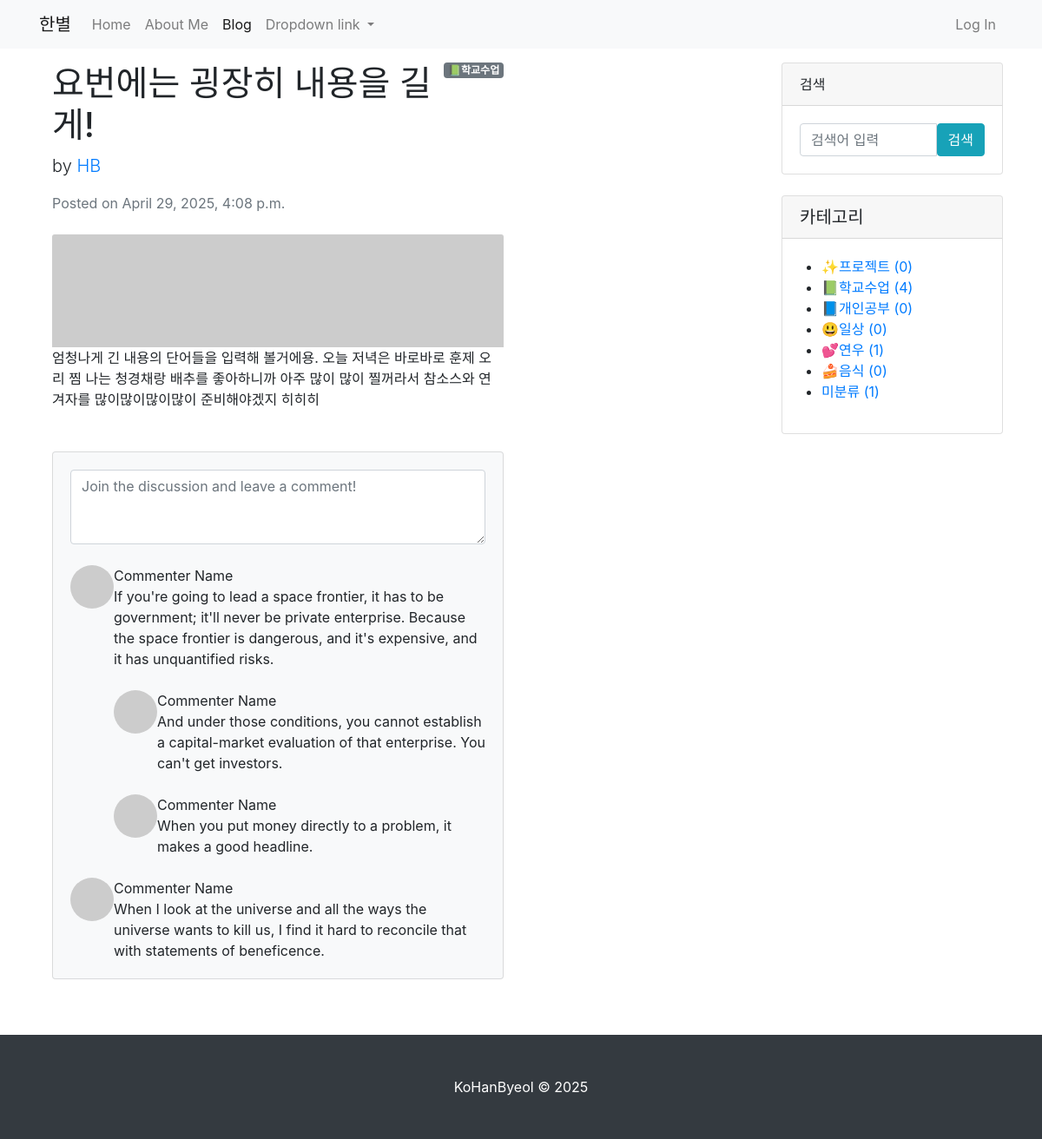
The app's page /blog/4/ with its own data.
### blog/models.py (models this page shows, shortened)
class Post(models.Model):
    title = models.CharField(max_length=30)
    hook_text = models.CharField(max_length=100, blank=True)
    content = models.TextField()
    head_image = models.ImageField(upload_to='blog/images/%Y/%m/%d/', blank=True)
    file_upload = models.FileField(upload_to='blog/files/%Y/%m/%d', blank=True)
    created_at = models.DateTimeField(auto_now_add=True)
    updated_at = models.DateTimeField(auto_now=True)
    author = models.ForeignKey(User, null=True, on_delete=models.SET_NULL)
    category= models.ForeignKey(Category, null=True, blank=True, on_delete=models.SET_NULL)

class Category(models.Model):
    name = models.CharField(max_length=50, unique=True)
    slug = models.SlugField(max_length=200, unique=True, allow_unicode=True)
    def __str__(self):
        return self.name
    def get_absolute_url(self) :
        return f'/blog/category/{self.slug}'
    class Meta:
        verbose_name_plural = 'Categories'

### blog/views.py (the view)
# urls.py: path('<int:pk>/', views.PostDetail.as_view()),
class PostDetail(DetailView) :
    model = Post
    template_name = 'blog/post_detail.html'
    def get_context_data(self, **kwargs):
        context = super(PostDetail, self).get_context_data()
        context['categories'] = Category.objects.all()
        context['no_category_post_count'] = Post.objects.filter(category=None).count()
        return context

### blog/templates/blog/post_detail.html (shortened to what this page needs)
{% extends 'blog/base.html' %}
{% block main_area %}
    <div class="col-lg-8" >
        <div id="post-area">
            {% if post.category %}
                <span class="badge badge-secondary float-right">{{post.category}}</span>
            {% else %}
                <span class="badge badge-secondary float-right">미분류</span>
            {% endif %}
            <article>
                <header class="mb-4">
                    <h1 class="fw-bolder mb-1">{{ post.title }}</h1>
                    <p class = "lead">
                        by
                        <a href="#">{{post.author | upper}}</a>
                    </p>
                    <div class="text-muted fst-italic mb-2">Posted on {{ post.created_at }}</div>
                </header>
                {% if post.head_image %}
                <a href="#!"><img class="card-img-top" src="{{ post.head_image.url }}" alt="{{ post }} head image" /></a>
                {% else %}
                <a href="#!"><img class="card-img-top" src="https://picsum.photos/seed/{{ post.id }}/800/200" alt="random_image" /></a>
                {% endif %}
                <section class="mb-5">
                    <p class="fs-5 mb-4">{{ post.content }}</p>
                    </section>
            </article>
        </div>
        <div id="comment-area">
            <section class="mb-5">
                <div class="card bg-light">
                    <div class="card-body">
                        <form class="mb-4"><textarea class="form-control" rows="3" placeholder="Join the discussion and leave a comment!"></textarea></form>
                        <div class="d-flex mb-4">
                            <div class="flex-shrink-0"><img class="rounded-circle" src="https://dummyimage.com/50x50/ced4da/6c757d.jpg" alt="..." /></div>
                            <div class="ms-3">
                                <div class="fw-bold">Commenter Name</div>
                                If you're going to lead a space frontier, it has to be government; it'll never be private enterprise. Because the space frontier is dangerous, and it's expensive, and it has unquantified risks.
                                <div class="d-flex mt-4">
                                    <div class="flex-shrink-0"><img class="rounded-circle" src="https://dummyimage.com/50x50/ced4da/6c757d.jpg" alt="..." /></div>
                                    <div class="ms-3">
                                        <div class="fw-bold">Commenter Name</div>
                                        And under those conditions, you cannot establish a capital-market evaluation of that enterprise. You can't get investors.
                                    </div>
                                </div>
                                <div class="d-flex mt-4">
                                    <div class="flex-shrink-0"><img class="rounded-circle" src="https://dummyimage.com/50x50/ced4da/6c757d.jpg" alt="..." /></div>
                                    <div class="ms-3">
                                        <div class="fw-bold">Commenter Name</div>
                                        When you put money directly to a problem, it makes a good headline.
                                    </div>
                                </div>
                            </div>
                        </div>
                        <div class="d-flex">
                            <div class="flex-shrink-0"><img class="rounded-circle" src="https://dummyimage.com/50x50/ced4da/6c757d.jpg" alt="..." /></div>
                            <div class="ms-3">
                                <div class="fw-bold">Commenter Name</div>
                                When I look at the universe and all the ways the universe wants to kill us, I find it hard to reconcile that with statements of beneficence.
                            </div>
                        </div>
                    </div>
                </div>
            </section>
        </div>
    </div>
{% endblock %}

### blog/templates/blog/base.html (shortened to what this page needs)
<!DOCTYPE html>
{% load static %}
<html lang="ko">
<head>
    <link rel="stylesheet" href="{% static 'blog/bootstrap/bootstrap.min.css' %}" media="screen">
</head>
<body>
    {% include 'blog/navbar.html' %}
    <div class="container my-3">
        <div class="row">
            <div class="col-md-8 col-lg-9" id="main-area">
                {% block main_area %}
                {% endblock %}
            </div>
            <div class="col-md-4 col-lg-3">
                 <div class="card mb-4">
                    <div class="card-header">검색</div>
                    <div class="card-body">
                        <div class="input-group">
                            <input class="form-control" type="text" placeholder="검색어 입력" aria-label="Enter search term..." aria-describedby="button-search" />
                            <button class="btn btn-info" id="button-search" type="button">검색</button>
                        </div>
                    </div>
                </div>
                <div class="card mb-4" id="categories-card">
                    <h5 class="card-header">카테고리</h5>
                    <div class="card-body">
                        <div class="row">
                                <ul>
                                    {% for category in categories %}
                                    <li>
                                        <a href="{{ category.get_absolute_url }}">
                                           {{ category }} ({{ category.post_set.count }})
                                        </a>
                                    </li>
                                    {% endfor %}
                                    <li>
                                        <a href="/blog/category/no_category/">
                                             미분류 ({{no_category_post_count}})
                                        </a>
                                    </li>
                                </ul>
                            </div>
                        </div>
                    </div>
                </div>
            </div>
        </div>
    {% include 'blog/footer.html' %}
</body>
</html>

### records on screen
Post: category "📗학교수업", title "요번에는 굉장히 내용을 길게!", author "HB", created_at "April 29, 2025, 4:08 p.m.", content "엄청나게 긴 내용의 단어들을 입력해 볼거에용. 오늘 저녁은 바로바로 훈제 오리 찜 나는 청경채랑 배추를 좋아하니까 아주 많이 많이 찔꺼라서 참소스와 연겨자를 많이많이많이많이 준비해야겠지 히히히"
Category: name "✨프로젝트", post_set.count "0"
Category: name "📗학교수업", post_set.count "4"
Category: name "📘개인공부", post_set.count "0"
Category: name "😃일상", post_set.count "0"
Category: name "💕연우", post_set.count "1"
Category: name "🍰음식", post_set.count "0"

### other values on screen
{{ no_category_post_count }} "1"
